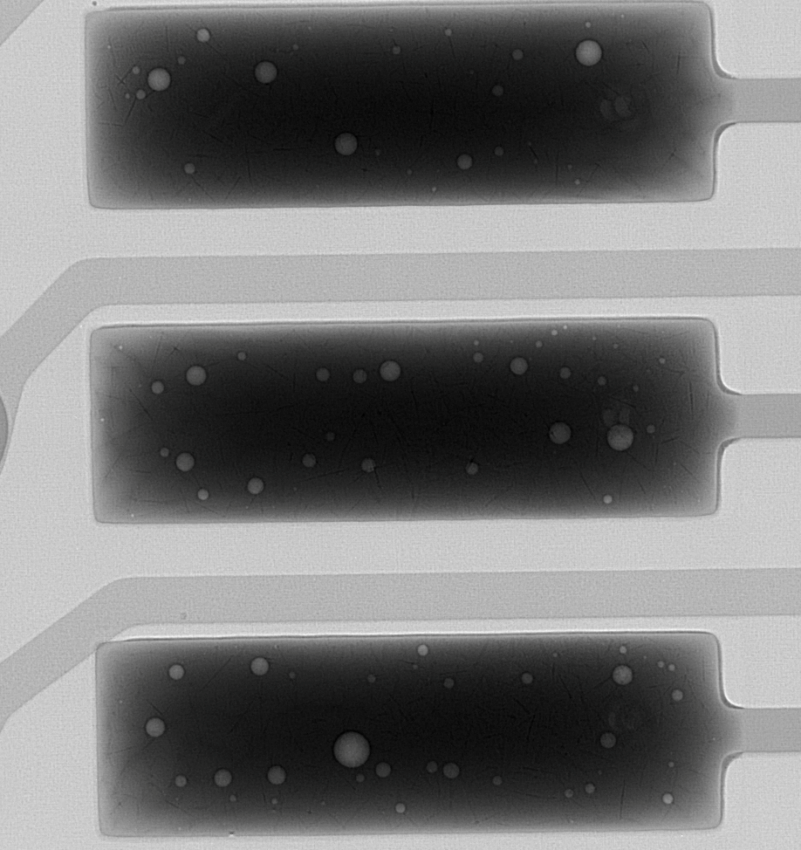
#> input picture opencv_projects/image_operations/test_data/BH.png, 801 x 850 px, found by its file name
$ jupyter execute image_segmentation.ipynb
#> lines starting #> are read from the running program, lines starting #| are printed output that depends on the picture; after the words box and inside, x2 and y2 are one past the last pixel; in counts of white or black regions, pixels touching at a corner belong together
[cell 1]
import numpy as np
import cv2
import matplotlib.pyplot as plt

#reading the image
image = cv2.imread('/home/satyam/void_detection/images/BH.png')
#> image is the input picture: shape (850, 801, 3); mean B, G, R 119.9, 120, 119.9
#converting image to grayscale format
gray = cv2.cvtColor(image,cv2.COLOR_BGR2GRAY)
#apply thresholding
ret,thresh = cv2.threshold(gray,0,255,cv2.THRESH_BINARY_INV+cv2.THRESH_OTSU)
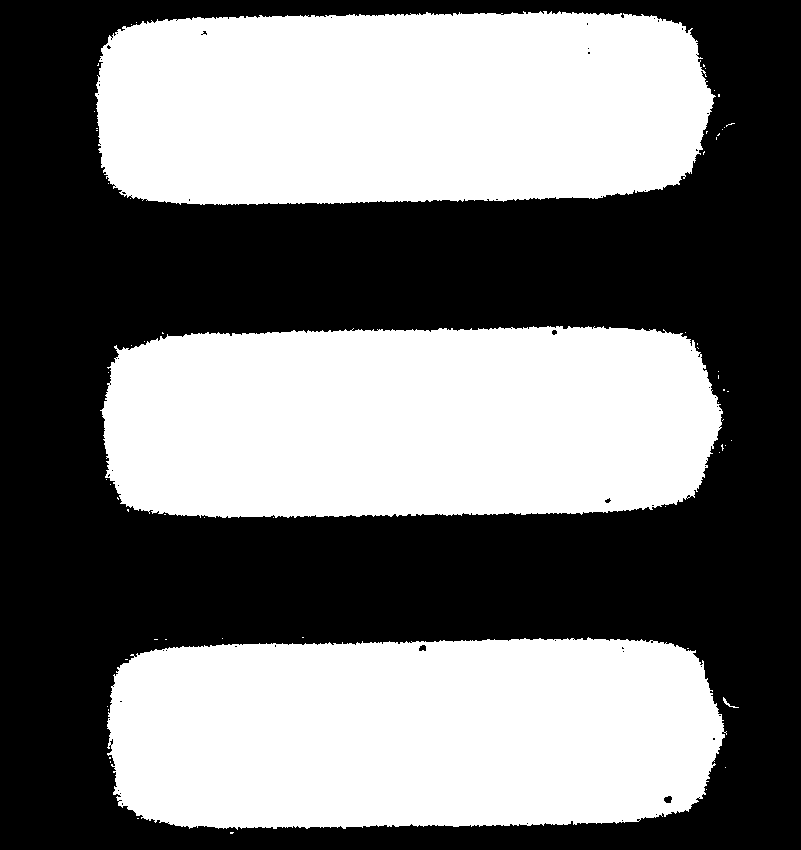
#> thresh: shape (850, 801); 47.7% white; 62 white regions (58 under 20 px), largest, box (x1, y1, x2, y2) and area: (95, 11, 716, 205) 109204, (100, 326, 723, 518) 108413, (107, 637, 727, 830) 107298, (723, 697, 739, 708) 37
#> ret = 116
#get a kernel
kernel = np.ones((3,3),np.uint8)
opening = cv2.morphologyEx(thresh,cv2.MORPH_OPEN,kernel,iterations = 2)
#> opening: shape (850, 801); 47.4% white; 3 white regions, box (x1, y1, x2, y2) and area: (97, 13, 713, 204) 108476, (102, 327, 721, 517) 107695, (108, 639, 723, 828) 106590
#extract the background from image
sure_bg = cv2.dilate(opening,kernel,iterations = 3)
#> sure_bg: shape (850, 801); 49.7% white; 3 white regions, box (x1, y1, x2, y2) and area: (94, 10, 716, 207) 113584, (99, 324, 724, 520) 112861, (105, 636, 726, 831) 111735

dist_transform = cv2.distanceTransform(opening,cv2.DIST_L2,5)
ret,sure_fg = cv2.threshold(dist_transform,0.7*dist_transform.max(),255,0)
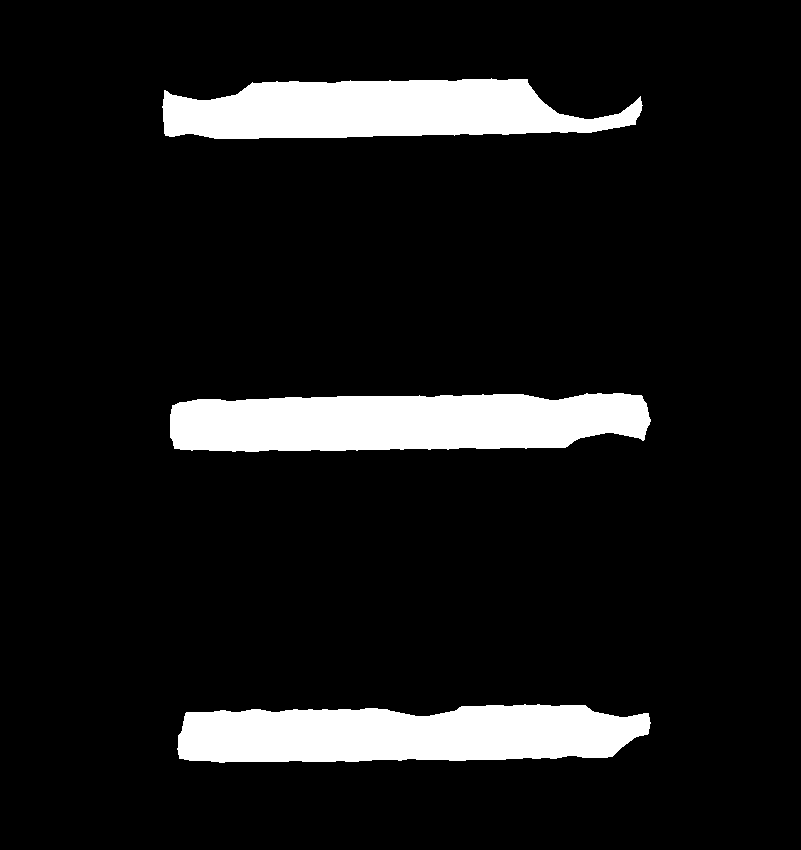
#> sure_fg: shape (850, 801) float32; 10.1% white; 3 white regions, box (x1, y1, x2, y2) and area: (170, 393, 651, 452) 24193, (177, 704, 651, 763) 22976, (162, 78, 643, 139) 21339
#> ret = 65.8

sure_fg = np.uint8(sure_fg)
unknown = cv2.subtract(sure_bg,sure_bg)
#> unknown: shape (850, 801); every value is 0

ret,markers = cv2.connectedComponents(sure_fg)
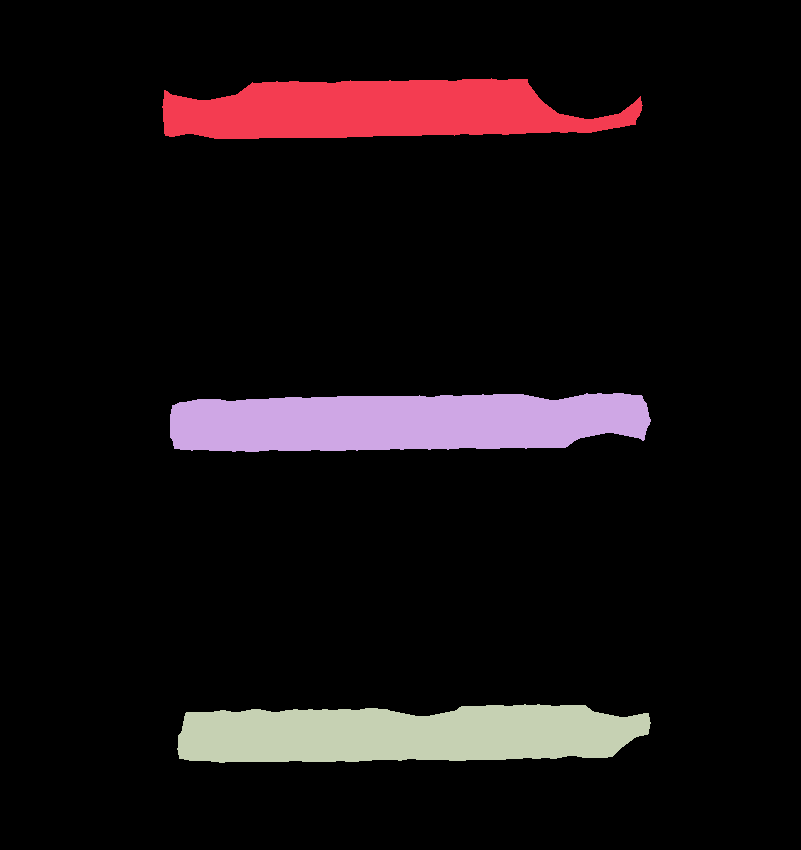
#> markers: shape (850, 801) int32; 4 distinct labels, from 0 to 3; one colour per label, 0 black
#> ret = 4

markers = markers+1
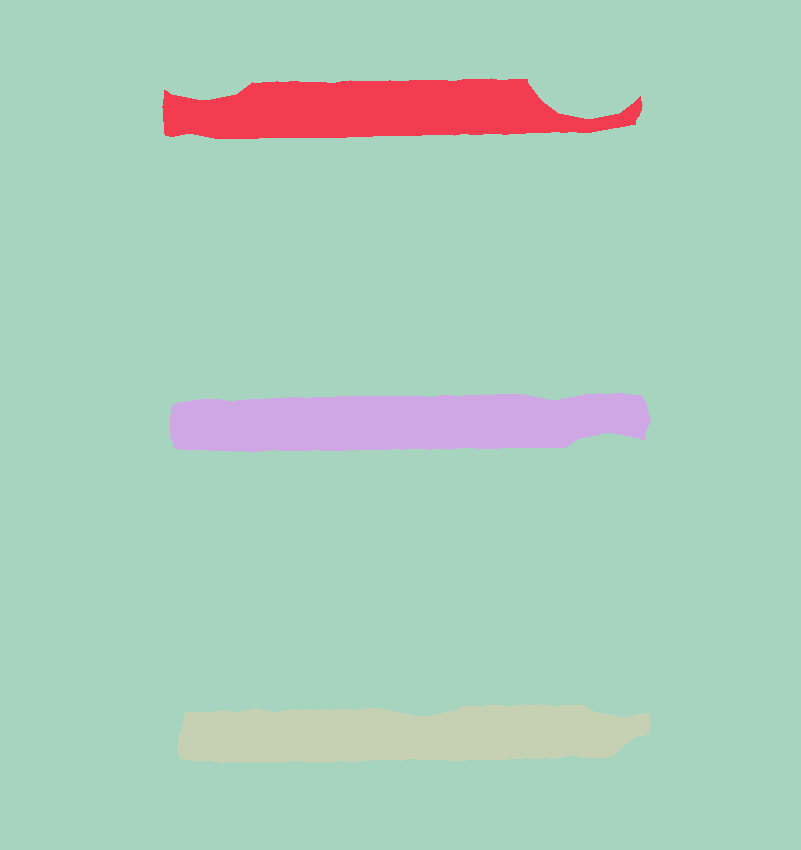
#> markers: shape (850, 801) int32; 4 distinct labels, from 1 to 4; one colour per label, 0 black

markers[unknown==255] = 0

markers = cv2.watershed(image,markers)
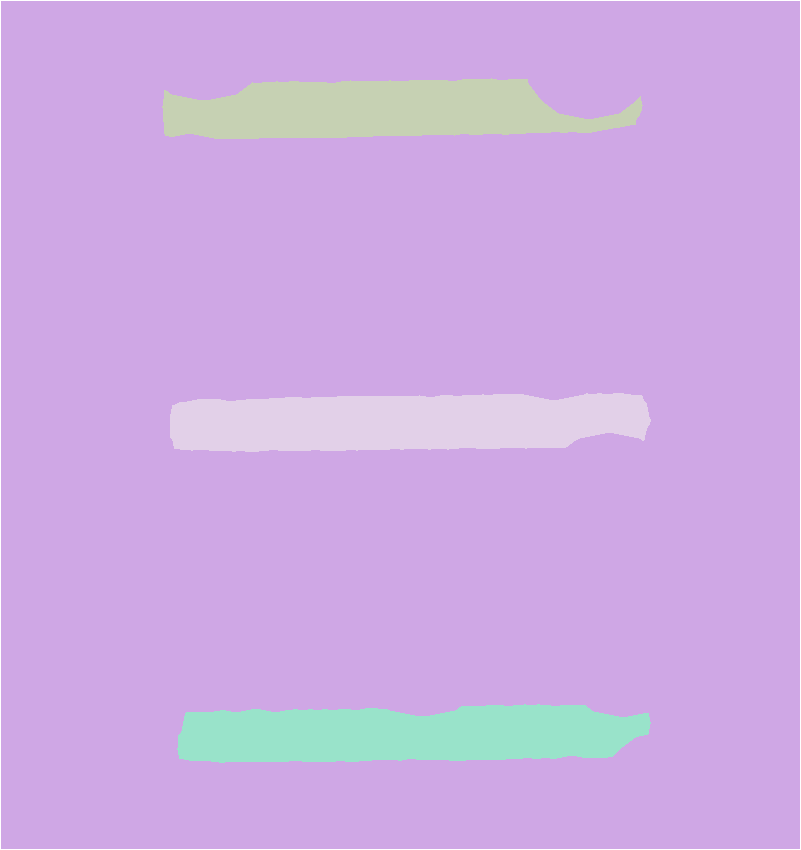
#> markers: shape (850, 801) int32; 5 distinct labels, from -1 to 4; one colour per label, 0 black, -1 white
image[markers==-1] = [255,0,0]
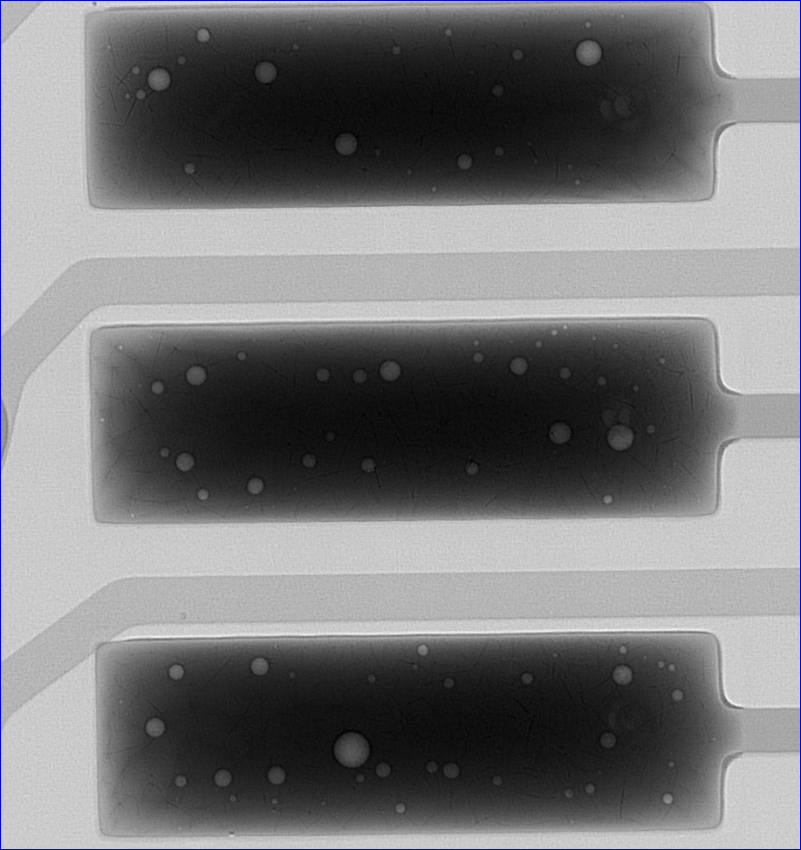
#> image: shape (850, 801, 3); 0.48% of pixels changed, all inside (x1, y1, x2, y2) = (0, 0, 801, 850)

plt.imshow(sure_fg)
